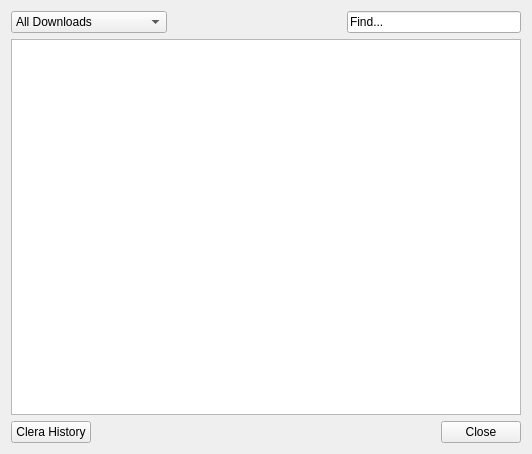
<?xml version="1.0" encoding="UTF-8"?>
<ui version="4.0">
 <class>historyWidget</class>
 <widget class="QWidget" name="historyWidget">
  <property name="geometry">
   <rect>
    <x>0</x>
    <y>0</y>
    <width>532</width>
    <height>454</height>
   </rect>
  </property>
  <property name="windowTitle">
   <string>Downloads History</string>
  </property>
  <layout class="QVBoxLayout" name="verticalLayout">
   <item>
    <layout class="QHBoxLayout" name="horizontalLayout">
     <item>
      <widget class="QComboBox" name="m_filter">
       <item>
        <property name="text">
         <string>All Downloads</string>
        </property>
       </item>
       <item>
        <property name="text">
         <string>Today</string>
        </property>
       </item>
       <item>
        <property name="text">
         <string>Yesterday</string>
        </property>
       </item>
       <item>
        <property name="text">
         <string>In the previous 7 days</string>
        </property>
       </item>
       <item>
        <property name="text">
         <string>in the previous 31 days</string>
        </property>
       </item>
       <item>
        <property name="text">
         <string>in this calendar month</string>
        </property>
       </item>
      </widget>
     </item>
     <item>
      <spacer name="horizontalSpacer_2">
       <property name="orientation">
        <enum>Qt::Horizontal</enum>
       </property>
       <property name="sizeHint" stdset="0">
        <size>
         <width>40</width>
         <height>20</height>
        </size>
       </property>
      </spacer>
     </item>
     <item>
      <widget class="QLineEdit" name="m_findEdit">
       <property name="text">
        <string>Find...</string>
       </property>
      </widget>
     </item>
    </layout>
   </item>
   <item>
    <widget class="QTableView" name="m_tableView"/>
   </item>
   <item>
    <layout class="QHBoxLayout" name="horizontalLayout_2">
     <item>
      <widget class="QPushButton" name="m_clearHistory">
       <property name="text">
        <string>Clera History</string>
       </property>
       <property name="icon">
        <iconset>
         <normaloff>:/data/clear-history.png</normaloff>:/data/clear-history.png</iconset>
       </property>
      </widget>
     </item>
     <item>
      <spacer name="horizontalSpacer">
       <property name="orientation">
        <enum>Qt::Horizontal</enum>
       </property>
       <property name="sizeHint" stdset="0">
        <size>
         <width>40</width>
         <height>20</height>
        </size>
       </property>
      </spacer>
     </item>
     <item>
      <widget class="QPushButton" name="m_close">
       <property name="text">
        <string>Close</string>
       </property>
       <property name="icon">
        <iconset>
         <normaloff>:/data/close.png</normaloff>:/data/close.png</iconset>
       </property>
      </widget>
     </item>
    </layout>
   </item>
  </layout>
 </widget>
 <resources/>
 <connections>
  <connection>
   <sender>m_close</sender>
   <signal>clicked()</signal>
   <receiver>historyWidget</receiver>
   <slot>close()</slot>
   <hints>
    <hint type="sourcelabel">
     <x>486</x>
     <y>436</y>
    </hint>
    <hint type="destinationlabel">
     <x>265</x>
     <y>226</y>
    </hint>
   </hints>
  </connection>
 </connections>
</ui>
